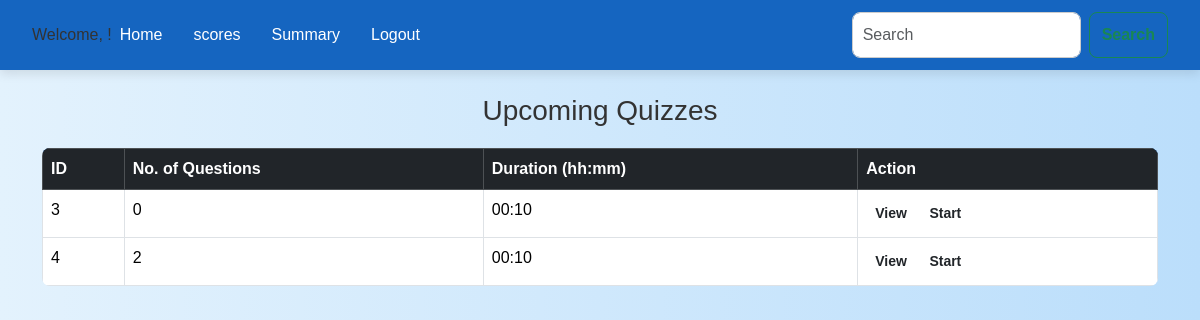
Screenshot of /user_dashboard with the database file from the repository.
### app.py (models this page shows)
class Quiz(db.Model):
    id = db.Column(db.Integer, primary_key=True)
    name = db.Column(db.String(100), nullable=False)
    chapter_id = db.Column(db.Integer, db.ForeignKey('chapter.id'), nullable=False)
    duration = db.Column(db.String(10), nullable=False)
    chapter = db.relationship('Chapter', back_populates='quizzes')
    questions = db.relationship('Question', back_populates='quiz', lazy=True)

### app.py (the view)
@app.route('/user_dashboard')
def user_dashboard():
    quizzes = Quiz.query.all()
    for quiz in quizzes:
        quiz.question_count = Question.query.filter_by(quiz_id=quiz.id).count()
    return render_template('user_dashboard.html', quizzes=quizzes)

### app.py (called while the page is built)
@app.after_request
def add_header(response):
    response.headers["Cache-Control"] = "no-store, no-cache, must-revalidate, public, max-age=0"
    response.headers["Pragma"] = "no-cache"
    response.headers["Expires"] = "0"
    return response

### templates/user_dashboard.html (shortened to what this page needs)
<!DOCTYPE html>
<html lang="en">
    <head>
        <link rel="stylesheet" href="https://cdn.jsdelivr.net/npm/bootstrap@5.3.3/dist/css/bootstrap.min.css">
        <link rel="stylesheet" href="https://cdnjs.cloudflare.com/ajax/libs/font-awesome/6.0.0-beta3/css/all.min.css">
        <link rel="stylesheet" href="/static/style.css">
    </head>
<body>
    <header>
        <nav class="navbar navbar-expand-lg bg-light">
            <div class="container-fluid">
                <div class="welcome-text">
                    Welcome, {{ session['fullname'] }}!
                </div>
                <div class="collapse navbar-collapse" id="navbarSupportedContent">
                    <ul class="navbar-nav me-auto mb-2 mb-lg-0">
                        <li class="nav-item"><a class="nav-link" href="{{ url_for('user_dashboard') }}">Home</a></li>
                        <li class="nav-item"><a class="nav-link" href="{{ url_for('scores') }}">scores</a></li>
                        <li class="nav-item"><a class="nav-link" href="{{url_for('user_summary') }}">Summary</a></li>
                        <li class="nav-item"><a class="nav-link" href="{{ url_for('index') }}">Logout</a></li>
                    </ul>
                    <form class="d-flex" role="search">
                        <input class="form-control me-2" type="search" placeholder="Search">
                        <button class="btn btn-outline-success" type="submit">Search</button>
                    </form>
                </div>
            </div>
        </nav>
    </header>
    <div class="container mt-4">
        <h3 class="text-center">Upcoming Quizzes</h3>
        <table class="table table-bordered">
            <thead class="table-dark">
                <tr>
                    <th>ID</th>
                    <th>No. of Questions</th>
                    <th>Duration (hh:mm)</th>
                    <th>Action</th>
                </tr>
            </thead>
            <tbody>
                {% for quiz in quizzes %}
                <tr>
                    <td>{{ quiz.id }}</td>
                    <td>{{ quiz.question_count}}</td>
                    <td>{{ quiz.duration }}</td>
                    <td>
                        <a href="{{ url_for('view_quiz', quiz_id=quiz.id) }}" class="btn btn-view btn-sm">View</a>
                        <a href="{{ url_for('start_quiz', quiz_id=quiz.id, q_no=1) }}" class="btn btn-start btn-sm">Start</a>
                    </td>
                </tr>
                {% endfor %}
            </tbody>
        </table>
    </div>
</body>
</html>

### static/style.css (style rules this page uses)
body { background: linear-gradient(to right, #e3f2fd, #bbdefb); font-family: 'Poppins', sans-serif; color: #333; }
.navbar { background-color: #1565c0 !important; padding: 12px 20px; box-shadow: 0px 4px 10px rgba(0, 0, 0, 0.1); }
.navbar-nav .nav-link { color: #fff !important; font-size: 1rem; margin-right: 15px; transition: all 0.3s ease-in-out; }
.container { margin-top: 40px; }
.table { margin-top: 20px; border-radius: 8px; overflow: hidden; }
.table thead { background: #1565c0; color: white; font-size: 1rem; }
.table tbody tr { transition: background 0.3s; }
.btn { border-radius: 8px; transition: all 0.3s ease-in-out; font-weight: bold; }
.form-control { border-radius: 8px; border: 1px solid #ccc; padding: 10px; font-size: 1rem; }

### rows the page displays
Quiz: id "3", question_count "0", duration "00:10"
Quiz: id "4", question_count "2", duration "00:10"
